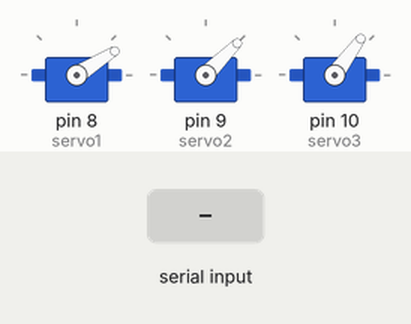
This sketch was run on a simulated Arduino Uno, built with avr-gcc and run on an emulated ATmega328P. Shown: 3 × servo. Inputs (shaded band) come from the test bench.

Above: at 1.2 s.
1.3 s: "90,45,200\n" received over Serial
At 2.1 s:
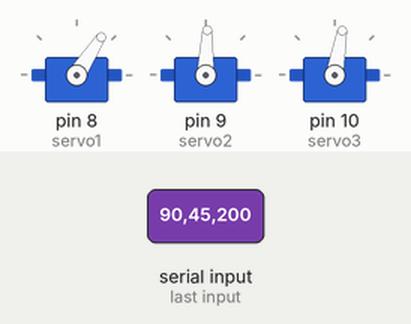
Timing chart, 0 to 4.3 s (numbered marks = the images above; inputs shaded):
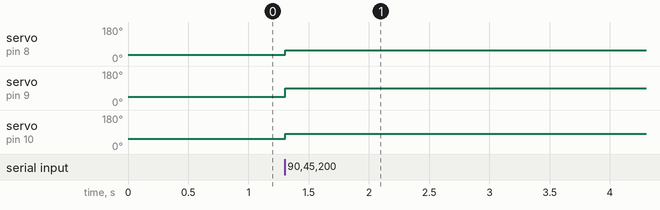

The sketch:

GUIKinematics2.ino
```cpp
#include <Servo.h>

Servo servo1, servo2, servo3;
int startpos = 45;

const float e = 25;     // end effector
const float f = 100.0;     // base
const float re = 90.0;
const float rf = 150.0;

// trigonometric constants
const float sqrt3 = 1.73205;
const float pi = 3.141592653;    // PI
const float sin120 = sqrt3 / 2.0;
const float cos120 = -0.5;
const float tan60 = sqrt3;
const float sin30 = 0.5;
const float tan30 = 1 / sqrt3;


// inverse kinematics
// helper functions, calculates angle theta1 (for YZ-pane)
int delta_calcAngleYZ(float x0, float y0, float z0, float& theta) {
    float y1 = -0.5 * 0.57735 * f; // f/2 * tg 30
    y0 -= 0.5 * 0.57735 * e;    // shift center to edge
    // z = a + b*y
    float a = (x0 * x0 + y0 * y0 + z0 * z0 + rf * rf - re * re - y1 * y1) / (2 * z0);
    float b = (y1 - y0) / z0;
    // discriminant
    float d = -(a + b * y1) * (a + b * y1) + rf * (b * b * rf + rf);
    if (d < 0) return -1; // non-existing point
    float yj = (y1 - a * b - sqrt(d)) / (b * b + 1); // choosing outer point
    float zj = a + b * yj;
    theta = 180.0 * atan(-zj / (y1 - yj)) / pi + ((yj > y1) ? 180.0 : 0.0);
    return 0;
}

// inverse kinematics: (x0, y0, z0) -> (theta1, theta2, theta3)
// returned status: 0=OK, -1=non-existing position
int delta_calcInverse(float x0, float y0, float z0, float& theta1, float& theta2, float& theta3) {
    theta1 = theta2 = theta3 = 0;
    int status = delta_calcAngleYZ(x0, y0, z0, theta1);
    if (status == 0) status = delta_calcAngleYZ(x0 * cos120 + y0 * sin120, y0 * cos120 - x0 * sin120, z0, theta2);  // rotate coords to +120 deg
    if (status == 0) status = delta_calcAngleYZ(x0 * cos120 - y0 * sin120, y0 * cos120 + x0 * sin120, z0, theta3);  // rotate coords to -120 deg
    return status;
}


void setup() {
  // put your setup code here, to run once:
  Serial.begin(115200);
  Serial.setTimeout(3);
  servo1.attach(8);
  servo2.attach(9);
  servo3.attach(10);

  servo1.write(startpos - 13);
  servo2.write(startpos);
  servo3.write(startpos + 9);
}

void loop() {
  while(Serial.available() == 0){
  }
  String input = Serial.readString();
  String xval, yval, zval;
  int x, y, z;
  int th1, th2, th3;
  float theta1, theta2, theta3;
  Serial.flush();

  for(int i = 0; i < 3; i++){
    xval += input[i];
    yval += input[i+3];
    zval += input[i+6];
  }
  x = xval.toInt();
  y = yval.toInt();
  z = zval.toInt();

  x = map(x, 0, 800, -50, 50);
  y = map(y, 0, 600, -35, 35);

  delta_calcInverse(x, y, z, theta1, theta2, theta3);
  th1 = theta1 * -1;
  th2 = theta2 * -1;
  th3 = theta3 * -1;

  if((th1 && th2 && th3 > 1) && (th1 && th2 && th3 < 155)){
    servo1.write(th1 - 9);
    servo2.write(th2);
    servo3.write(th3 + 9);
  }
  input = "";
  xval, yval, zval = "";
}
```

Measured:
- after the input at 1.3 s, servo on pin 8 (servo1): 32° → 57° at once; servo on pin 9 (servo2): 45° → 88° at once; servo on pin 10 (servo3): 54° → 80° at once
